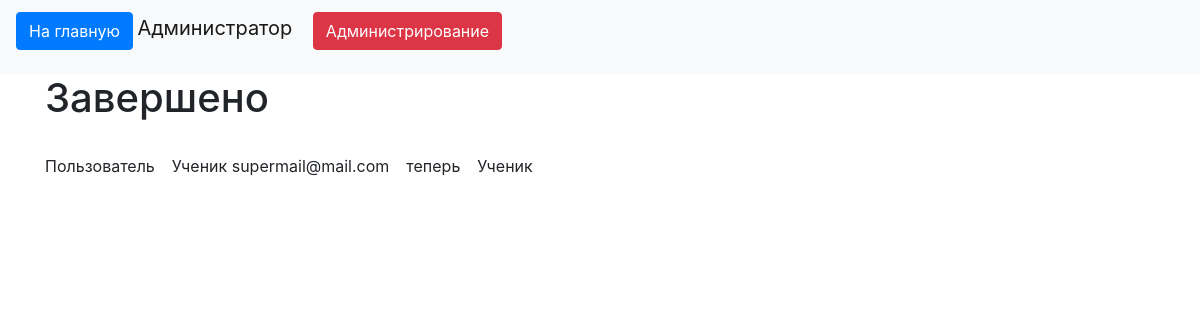
Screenshot of /level_ch/up/3 (signed in) with the database file from the repository.
### data/users.py (models this page shows, shortened)
class User(SqlAlchemyBase, UserMixin):
    __tablename__ = 'users'
    id = sqlalchemy.Column(sqlalchemy.Integer,
                           primary_key=True, autoincrement=True, unique=True)
    name = sqlalchemy.Column(sqlalchemy.String)
    email = sqlalchemy.Column(sqlalchemy.String,
                              index=True, unique=True)
    hashed_password = sqlalchemy.Column(sqlalchemy.String)
    post = relation('Post', back_populates='user')
    access_level = sqlalchemy.Column(sqlalchemy.Integer)

### main.py (the view)
@login_required
@app.route('/level_ch/<type>/<id>')
def level_ch(type, id):
    db_sess = db_session.create_session()
    if current_user.id == id:
        return 'Нет доступа'
    if db_sess.query(User).filter(User.id == current_user.id).first().access_level > 1:
        affected_user = db_sess.query(User).filter(User.id == id).first()
        if type == 'up':
            if affected_user.access_level < len(access_levels) - 1:
                affected_user.access_level += 1
        elif type == 'down':
            if affected_user.access_level > 0:
                affected_user.access_level -= 1
        else:
            return 'Ошибка'
        db_sess.commit()
        print('why')
        data = {'access_level': affected_user.access_level, 'email': affected_user.email,
                'name': affected_user.name}
        return render_template('user up.html', data=data, access_levels=access_levels)

### data/db_session.py (called while the page is built)
def create_session() -> Session:
    global __factory
    return __factory()

### main.py (called while the page is built)
@login_manager.user_loader
def load_user(user_id):
    db_sess = db_session.create_session()
    return db_sess.query(User).get(user_id)

### templates/user up.html
{% extends "base.html" %}
{% block content %}
<h1>Завершено</h1>
<br>
<p>
    Пользователь &ensp; {{ data.name }} {{ data.email }} &ensp; теперь &ensp; {{ access_levels[data.access_level] }}
</p>
{% endblock %}

### templates/base.html (shortened to what this page needs)
<!doctype html>
<html lang="en">
<head>
    <link rel="stylesheet"
          href="https://stackpath.bootstrapcdn.com/bootstrap/4.4.1/css/bootstrap.min.css"
>
</head>
<body>
<header>
    <nav class="navbar navbar-light bg-light">
        {% if current_user.is_authenticated %}
    <p>
        <a class="btn btn-primary " href="/">На главную</a>
        <a class="navbar-brand" href="/logout">{{ current_user.name }}</a>
        {% if current_user.access_level > 1 %}
        <a class="btn btn-danger" href="/level_management">Администрирование</a>
        {% endif %}
        </p>
        {% else %}
    <p/>
        <a class="btn btn-primary " href="/">На главную</a>
        <a class="btn btn-primary " href="/register">Зарегистрироваться</a>
        <a class="btn btn-success" href="/login">Войти</a>
    </p>
{% endif %}
    </nav>
</header>
<main role="main" class="container">
    {% block content %}
    {% endblock %}
</main>
</body>
</html>

### rows the page displays
User: name "Администратор"
User: name "Ученик", email "supermail@mail.com"
